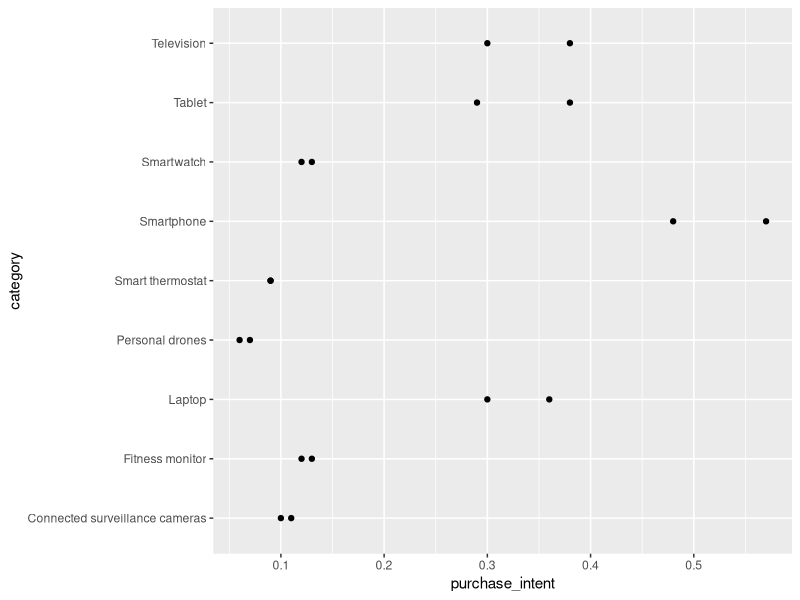

Here is the R script that generated this plot:
library(dplyr)
library(ggplot2)

data <- readr::read_csv("makeovermonday/purchase_intent.csv") %>% 
  tidyr::pivot_longer(cols = 2:3, values_to = "purchase_intent", names_to = "year")

ggplot(data = data) +
  geom_point(aes(x = category, y = purchase_intent)) +
  coord_flip()
